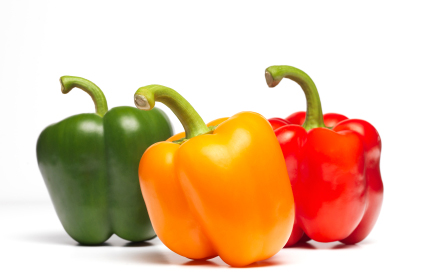
#> input picture 3peppers.jpg, 437 x 275 px
$ jupyter execute --allow-errors simple_decolor.ipynb
#> lines starting #> are read from the running program, lines starting #| are printed output that depends on the picture
#> further down, sample_img is the input picture: shape (275, 437, 3); mean R, G, B 228.9, 194.8, 164.8
# How rgb2gray() works?

An RGB image is essentially 3 images layered on top of one another. The layers are named Red, Green and Blue representing the primary colours.

Decolourising an RGB image is a widely discussed topic as it can be a crucial pre-processing step for Computer Vision or Image Processing tasks.

A typical decolorization algorithm such as rgb2gray in MATLAB works by forming a new matrix from a weighted sum of the 3 layers of RGB.

According to [MATLAB's documentation](https://www.mathworks.com/help/matlab/ref/rgb2gray.html), the weights are identical to the rgb2ntsc() function except the weights are not rounded to 3 decimal places. Note that only the Y component (Luminance) of the rgb2ntsc() function is considered here. The final formula would be as follows:

GRAY = 0.2989 * R + 0.5870 * G + 0.1140 * B

OpenCV's implementation is also identical to MATLAB's implementation.

[cell 1]
import numpy as np
import cv2 as cv
import matplotlib.pyplot as plt
from matplotlib.image import imread
from skimage import color
import math

def rgb2gray(img):
    h = img.shape[0]
#> h = 275
    w = img.shape[1]
#> w = 437
    gray = np.zeros((h,w))

    for i in range(h):
        for j in range(w):
            gray[i,j] = 0.2989*img[i,j,0] + 0.587*img[i,j,1] + 0.114*img[i,j,2]
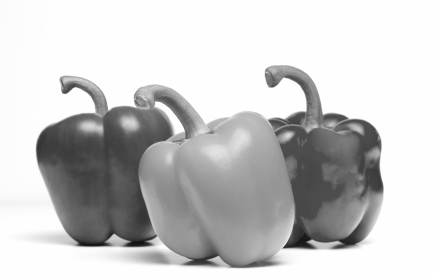
#> gray: shape (275, 437) float64; min 14.73, max 255, mean 201.6

    return gray

sample_img = imread("3peppers.jpg")

gray_img = rgb2gray(sample_img)
gray2_img = color.rgb2gray(sample_img)
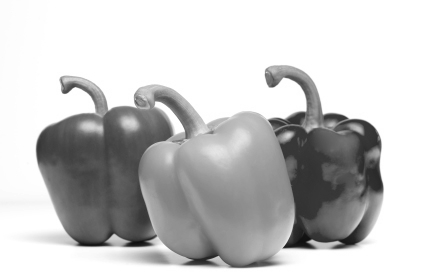
#> gray2_img: shape (275, 437) float64; min 0.0582, max 1, mean 0.784

plt.figure(figsize=(15,7.5))
plt.subplot("131")
plt.title("RGB")
plt.imshow(sample_img)
plt.subplot("132")
plt.title("Own Implementation")
plt.imshow(gray_img, cmap="gray")
plt.subplot("133")
plt.title("OpenCV's Implementation")
plt.imshow(gray2_img, cmap="gray")
plt.show()
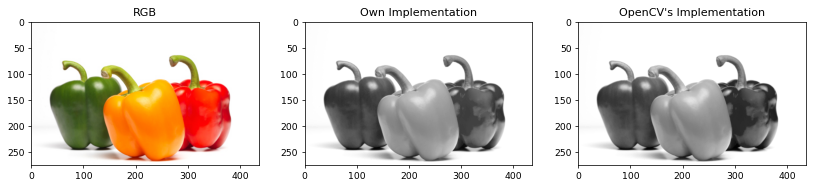
#> figure drawn by matplotlib, 3 panels

# Why not use CIE L\*a\*b instead?

Similar to retrieving the Luminance channel of NTSC. One could retrieve the Luminance channel of another color space such as CIE L*a*b.

To convert an RGB image to CIE L*a*b, RGB must first be converted to CIE XYZ. The XYZ tristimulus values, along with the intended white point and transfer function(s) (“gamma” curves) must be known. If there are not known, the sRGB color space values may be used.

[cell 2]
lab_img = color.rgb2lab(sample_img)
#> lab_img: shape (275, 437, 3) float64; mean of channels 0, 1, 2 82.3, 9.7, 21
gray3_img = lab_img[:,:,0]
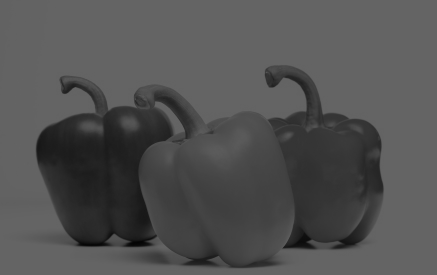
#> gray3_img: shape (275, 437) float64; min 4.28, max 100, mean 82.3

plt.figure(figsize=(15,7.5))
plt.subplot("121")
plt.title("RGB")
plt.imshow(sample_img)
plt.subplot("122")
plt.title("OpenCV's Implementation")
plt.imshow(gray3_img, cmap="gray")
plt.show()
